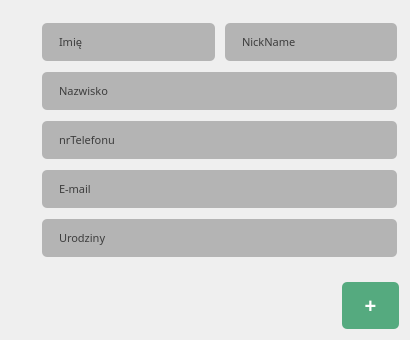
        <widget class="QWidget" name="pers_Screen">
         <widget class="QPushButton" name="utworzPers_B2n">
          <property name="geometry">
           <rect>
            <x>340</x>
            <y>280</y>
            <width>61</width>
            <height>51</height>
           </rect>
          </property>
          <property name="font">
           <font>
            <pointsize>15</pointsize>
            <bold>true</bold>
           </font>
          </property>
          <property name="styleSheet">
           <string notr="true">QPushButton{
	background-color:rgb(85, 170, 127);
	                             margin: 2px; 
								color:rgb(255, 255, 255);
                               padding: 10px 15px; 
                         border-radius: 5px; 
;}
                         QPushButton:hover{
 	background-color:rgb(94, 189, 140);


                         } 
                         QLineEdit:pressed { 
                         background-color: rgb(113, 226, 167); 
						color:rgb(61, 61, 61);                         }</string>
          </property>
          <property name="text">
           <string>+</string>
          </property>
         </widget>
         <widget class="QWidget" name="layoutWidget">
          <property name="geometry">
           <rect>
            <x>40</x>
            <y>20</y>
            <width>359</width>
            <height>242</height>
           </rect>
          </property>
          <layout class="QVBoxLayout" name="verticalLayout">
           <item>
            <layout class="QHBoxLayout" name="horizontalLayout_2">
             <item>
              <widget class="QLineEdit" name="imiePers_Input">
               <property name="font">
                <font>
                 <family>e-Ukraine</family>
                 <pointsize>8</pointsize>
                 <fontweight>ExtraLight</fontweight>
                </font>
               </property>
               <property name="styleSheet">
                <string notr="true">QLineEdit{
	background-color:rgb(180, 180, 180);
	                             margin: 2px; 
								color:rgb(255, 255, 255);
                               padding: 10px 15px; 
                         border-radius: 5px; 
;}
                         QLineEdit:textEdited { 

                         } 
                         QLineEdit:pressed { 
                         background-color: rgb(234, 234, 234); 
						color:rgb(61, 61, 61);                         }</string>
               </property>
               <property name="text">
                <string>Imię</string>
               </property>
              </widget>
             </item>
             <item>
              <widget class="QLineEdit" name="nickPers_Input">
               <property name="font">
                <font>
                 <family>e-Ukraine</family>
                 <pointsize>8</pointsize>
                 <fontweight>ExtraLight</fontweight>
                </font>
               </property>
               <property name="styleSheet">
                <string notr="true">QLineEdit{
	background-color:rgb(180, 180, 180);
	                             margin: 2px; 
								color:rgb(255, 255, 255);
                               padding: 10px 15px; 
                         border-radius: 5px; 
;}
                         QLineEdit:textEdited { 

                         } 
                         QLineEdit:pressed { 
                         background-color: rgb(234, 234, 234); 
						color:rgb(61, 61, 61);                         }</string>
               </property>
               <property name="text">
                <string>NickName</string>
               </property>
              </widget>
             </item>
            </layout>
           </item>
           <item>
            <widget class="QLineEdit" name="nazwiskoPers_Input">
             <property name="font">
              <font>
               <family>e-Ukraine</family>
               <pointsize>8</pointsize>
               <fontweight>ExtraLight</fontweight>
              </font>
             </property>
             <property name="styleSheet">
              <string notr="true">QLineEdit{
	background-color:rgb(180, 180, 180);
	                             margin: 2px; 
								color:rgb(255, 255, 255);
                               padding: 10px 15px; 
                         border-radius: 5px; 
;}
                         QLineEdit:textEdited { 

                         } 
                         QLineEdit:pressed { 
                         background-color: rgb(234, 234, 234); 
						color:rgb(61, 61, 61);                         }</string>
             </property>
             <property name="text">
              <string>Nazwisko</string>
             </property>
            </widget>
           </item>
           <item>
            <widget class="QLineEdit" name="nrTelPers_Input">
             <property name="font">
              <font>
               <family>e-Ukraine</family>
               <pointsize>8</pointsize>
               <fontweight>ExtraLight</fontweight>
              </font>
             </property>
             <property name="styleSheet">
              <string notr="true">QLineEdit{
	background-color:rgb(180, 180, 180);
	                             margin: 2px; 
								color:rgb(255, 255, 255);
                               padding: 10px 15px; 
                         border-radius: 5px; 
;}
                         QLineEdit:textEdited { 

                         } 
                         QLineEdit:pressed { 
                         background-color: rgb(234, 234, 234); 
						color:rgb(61, 61, 61);                         }</string>
             </property>
             <property name="text">
              <string>nrTelefonu</string>
             </property>
            </widget>
           </item>
           <item>
            <widget class="QLineEdit" name="emailPers_Input">
             <property name="font">
              <font>
               <family>e-Ukraine</family>
               <pointsize>8</pointsize>
               <fontweight>ExtraLight</fontweight>
              </font>
             </property>
             <property name="styleSheet">
              <string notr="true">QLineEdit{
	background-color:rgb(180, 180, 180);
	                             margin: 2px; 
								color:rgb(255, 255, 255);
                               padding: 10px 15px; 
                         border-radius: 5px; 
;}
                         QLineEdit:textEdited { 

                         } 
                         QLineEdit:pressed { 
                         background-color: rgb(234, 234, 234); 
						color:rgb(61, 61, 61);                         }</string>
             </property>
             <property name="text">
              <string>E-mail</string>
             </property>
            </widget>
           </item>
           <item>
            <widget class="QLineEdit" name="urodzinyInput">
             <property name="font">
              <font>
               <family>e-Ukraine</family>
               <pointsize>8</pointsize>
               <fontweight>ExtraLight</fontweight>
              </font>
             </property>
             <property name="styleSheet">
              <string notr="true">QLineEdit{
	background-color:rgb(180, 180, 180);
	                             margin: 2px; 
								color:rgb(255, 255, 255);
                               padding: 10px 15px; 
                         border-radius: 5px; 
;}
                         QLineEdit:textEdited { 

                         } 
                         QLineEdit:pressed { 
                         background-color: rgb(234, 234, 234); 
						color:rgb(61, 61, 61);                         }</string>
             </property>
             <property name="text">
              <string>Urodziny</string>
             </property>
            </widget>
           </item>
          </layout>
         </widget>
        </widget>
